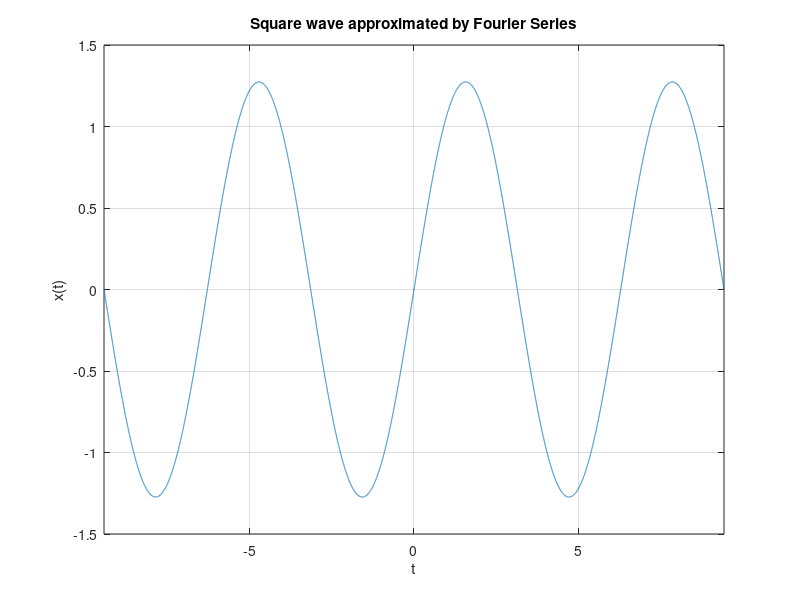

Reproduce this figure in MATLAB. (Note: this script raises an error after producing the figure.)
% x(t)=a_0 / 2 + sigma(a_n cos(nt) + b_n sin(nt))
% x(t)=-1 where -pi < t < 0, 1 where 0 < t < pi

% only oddnumbered terms are significant.

for terms=1:1:20
    n=1:2:terms*2-1;
    b_n=4./(n*pi);
    t=-3*pi:0.001:3*pi;
    x_t=sum(b_n*sin(n'*t), 1);

    fig=figure(terms);
    plot(t, x_t);
    grid;
    xlim([-3*pi 3*pi]);
    xlabel('t');
    ylabel('x(t)');
    title('Square wave approximated by Fourier Series');
    subtitle(sprintf("up to %d term(s)", terms));

% save image (png)
    print(fig, sprintf("/Users/leeluna0476/Desktop/%d.png", terms), '-dpng', '-r300');
end